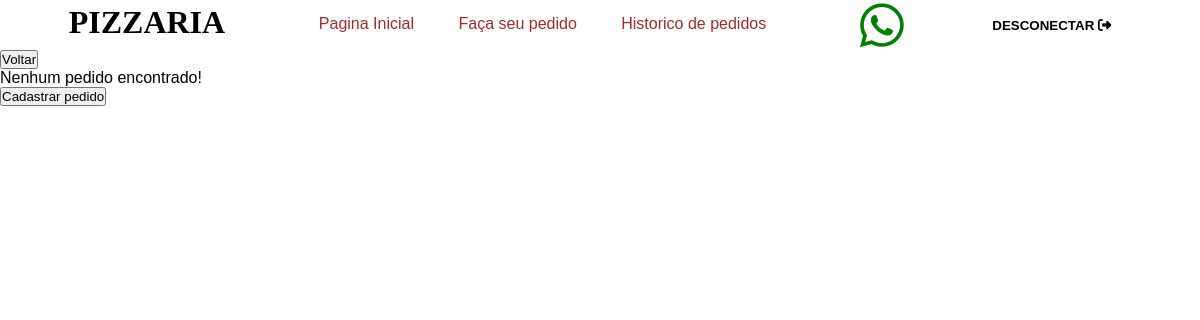
The page /pages/pedidos/cadastro.php (signed in) on the database as committed earlier.
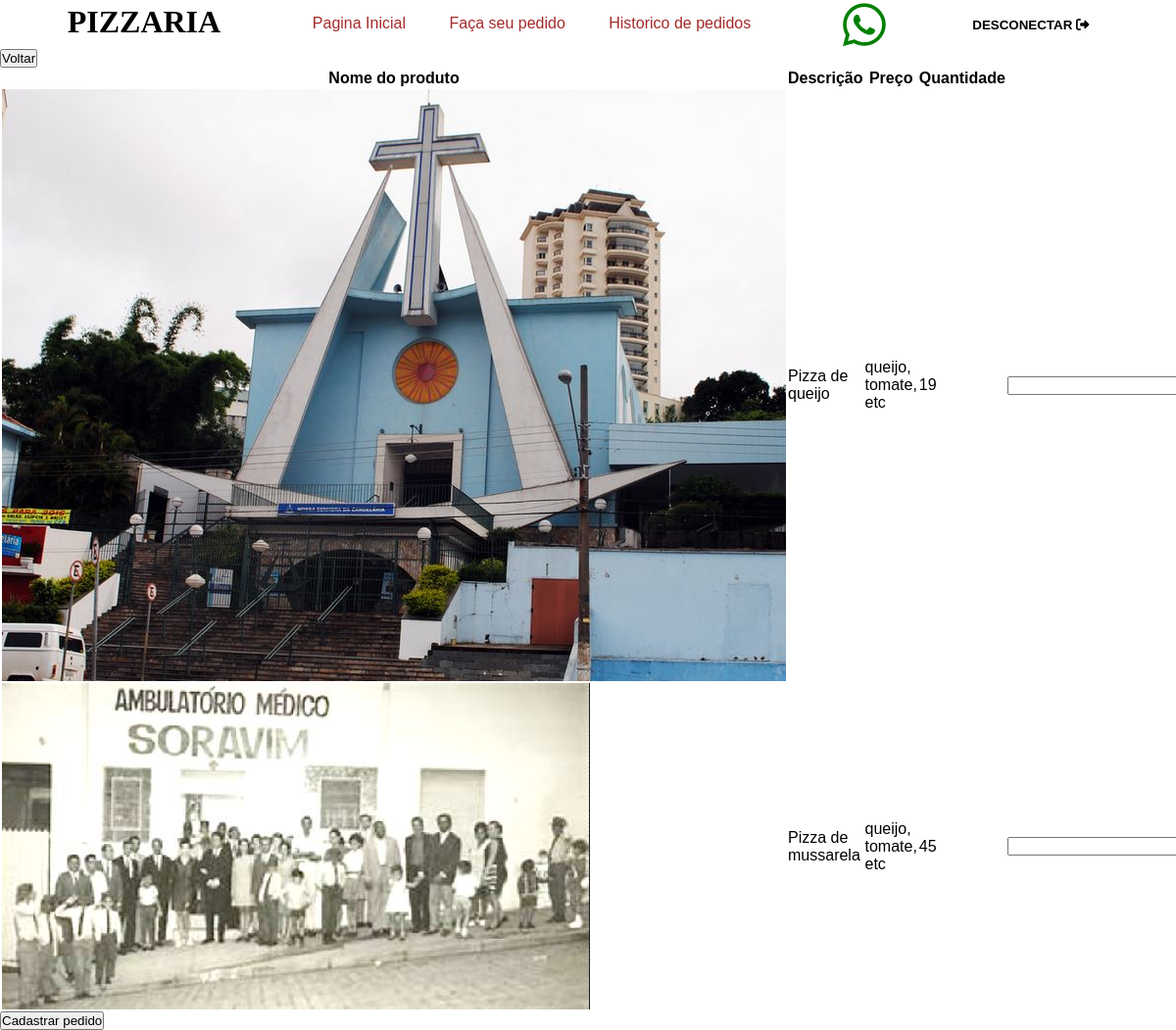
The same page on the database as committed later.
### tables this page shows
CREATE TABLE IF NOT EXISTS `produto` (
  `id` int NOT NULL AUTO_INCREMENT,
  `titulo` varchar(255) NOT NULL,
  `descricao` varchar(255) NOT NULL,
  `preco` int NOT NULL,
  `img` varchar(255) NOT NULL,
  PRIMARY KEY (`id`)
);

### pages/pedidos/cadastro.php (the view, shortened to what this page needs)
<?php
require '../../utils/navBar.php';
require('../../controller/connections/connection.php');
$selectProduto = "SELECT * FROM produto";
$result = $conn->query($selectProduto);
$listagemProdutos = $result->fetch_all();
?>
<!DOCTYPE html>
<html lang="pt-br">
<head>
</head>
<body>
  <a href='listagem.php'>
    <button>Voltar</button>
  </a>
  <form action="./finalizar.php" method="POST">
    <?php
    if (sizeof($listagemProdutos) > 0) {
      echo "
      <table>
        <tr>
          <th> Nome do produto </th>
          <th> Descrição</th>
          <th> Preço</th>
          <th>Quantidade</th>
        </tr>
    ";
      foreach ($listagemProdutos as $produto) {
        echo "
        <tr>
          <td><img src='../../uploadImage/$produto[4]'></td>
          <td>$produto[1]</td>
          <td>$produto[2]</td>
          <td>$produto[3]</td>
          <td>
            <input type='number' step='0.01' id='qntd_$produto[0]' name='qntd_$produto[0]'>
            <input type='hidden' name='produto_id_$produto[0]' value='$produto[0]'>
          </td>
          </td>
        </tr>";
      }
      echo "</table>";
    } else {
      echo "<p>Nenhum pedido encontrado!</p>";
    }
    ?>
    <input type="submit" value="Cadastrar pedido">
  </form>
</body>
</html>

### utils/navBar.php (shortened to what this page needs)
<link rel="stylesheet" href="../estilo/index-estilo.css">
<link rel="stylesheet" href="//use.fontawesome.com/releases/v6.4.2/css/all.css">
<header>
    <h1>Pizzaria</h1>
    <nav>
        <a href="../inicial/index.php">Pagina Inicial</a>
        <a href="../pedidos/cadastro.php">Faça seu pedido</a>
        <a href="../pedidos/listagem.php">Historico de pedidos</a>
    </nav>
    <span><i class="fa-brands fa-whatsapp"></i></span>
    <button id="desconect"><a href="../../controller/scripts/logout.php"> Desconectar <i class="fa-solid fa-right-from-bracket"></i></a></button>
</header>

### pages/estilo/index-estilo.css (style rules this page uses)
* { margin: 0; padding: 0; font-family: Arial, Helvetica, sans-serif; }
body { background-image: url(imagens/pizza.jpg); background-size: 200px; }
header { margin: auto; display: flex; justify-content: space-evenly; height: 50px; width: 100%; background-color: white; position: sticky; }
header h1 { margin-top: 4px; text-transform: uppercase; font-family: cursive; }
header > nav { margin: 5px; margin-top: 15px; }
header > nav > a { padding: 20px; text-decoration: none; color: brown; }
span > i { margin: auto; cursor: pointer; font-size: 50px; color: green; }
header > button { border: none; background-color: white; }
header > button > a { padding: 20px; text-decoration: none; color: black; text-transform: uppercase; font-weight: bolder; }

Rows that differ between the two databases and show on the page:
added produto: img (picture), titulo "Pizza de queijo", descricao "queijo, tomate, etc", preco "19"
added produto: img (picture), titulo "Pizza de mussarela", descricao "queijo, tomate, etc", preco "45"
Other text that changed with them:
text no longer shown: "Nenhum pedido encontrado!"
text now shown: "Nome do produto Descrição Preço Quantidade"
